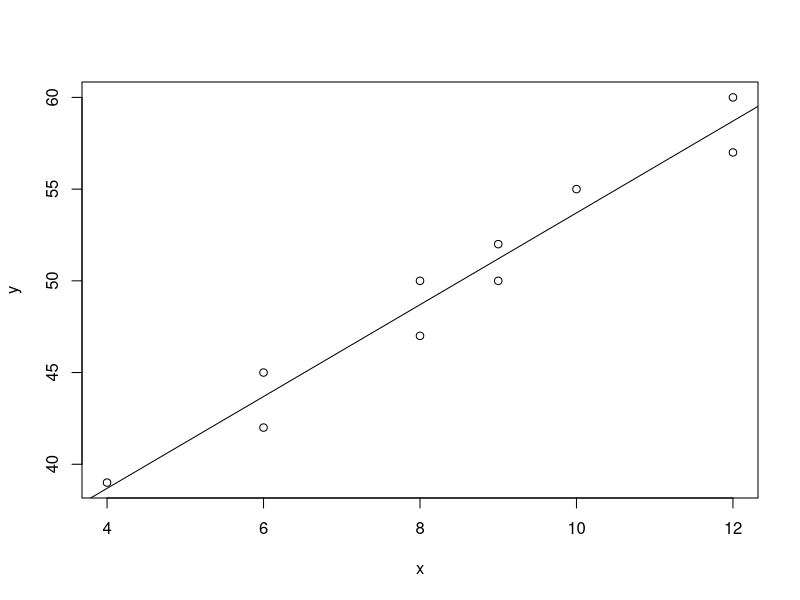
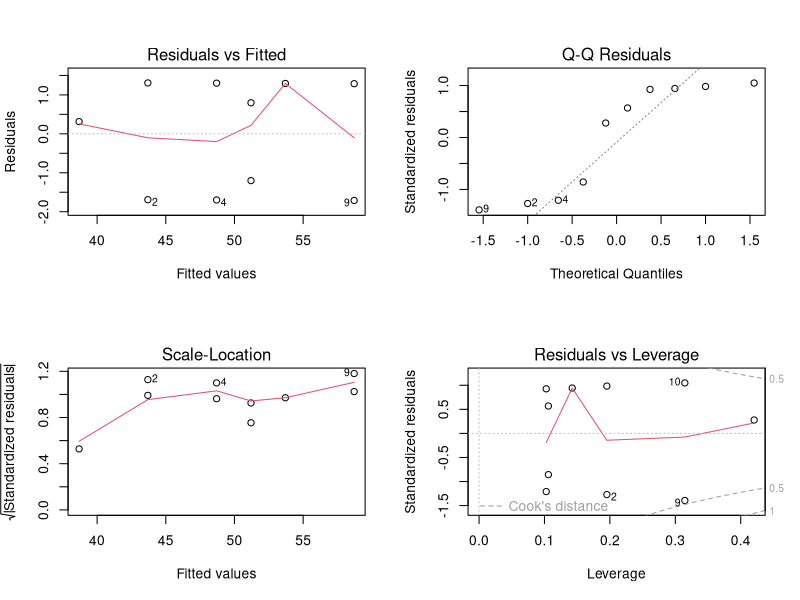

The R source for these figures, in order:
#단순회귀분석 

x=c(4,6,6,8,8,9,9,10,12,12)
y=c(39,42,45,47,50,50,52,55,57,60)
lm(y~x)

lm.result=lm(y~x)
summary(lm.result)

#회귀모형의 정도 
plot(x,y)
abline(lm.result)
resid(lm.result)

fitted(lm.result)

predict(lm.result, data.frame(x=c(7,15,20)))

par(mfrow=c(2,2))
plot(lm.result)
